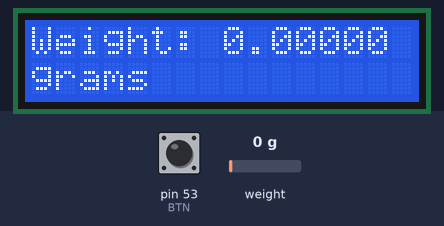
Bench run of a sketch on a simulated Arduino Mega 2560, built with avr-gcc and run on an emulated ATmega2560. Parts: 16×2 character LCD. The inputs (shaded band) are chosen by the test bench; at power-on: weight on the scale 0 g, pin 53 (BTN) LOW. What the sketch prints to the serial monitor is not drawn.

Above: at 2.2 s.
2.3 s: weight on the scale set to 100 g
At 5.2 s:
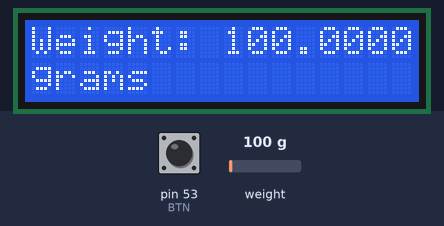
9.0 s: weight on the scale set to 1250 g
At 11.5 s:
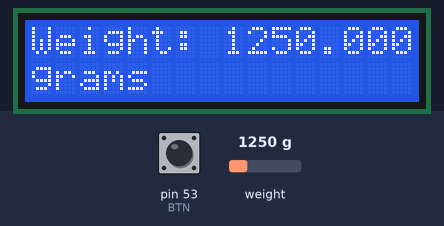
12.4 s: weight on the scale set to 2500 g
At 14.8 s:
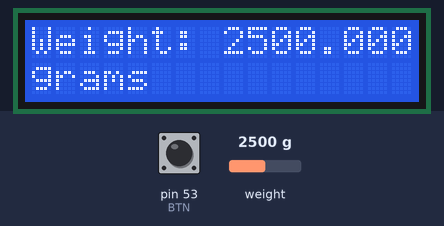
Timing chart, 0 to 16.3 s (numbered marks = the images above; inputs shaded):
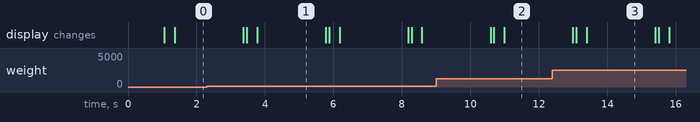

The sketch:

sketch_jun05a.ino
```cpp
// (licence header left out)
#include "HX711.h"
#include <LiquidCrystal.h>// include the library code

#define DOUT  3
#define CLK  2
#define BTN 53

HX711 scale;
LiquidCrystal lcd(51,49,47,45,43,41);

int tim = 2000;
int pushed = 0;
void setup() {
  Serial.begin(9600);

  scale.begin(DOUT, CLK);
  scale.set_scale(1029);
  scale.tare(); //Reset the scale to 0

  //setup the LCD
  lcd.begin(16, 2);  // set up the LCD's number of columns and rows:

  Serial.println("Readings:");

  pinMode(BTN, INPUT);
}

void loop()
{
  pushed = digitalRead(BTN);
  if(pushed == HIGH)
  {
    scale.tare();
  }
  lcd.setCursor(0,0);
  lcd.print("Weight: ");
  lcd.print(scale.get_units(3),5);
  lcd.setCursor(0,1);
  lcd.print("grams");
  delay(tim);
  lcd.clear();

  Serial.print("Reading: ");
  Serial.print(scale.get_units(1), 1);
  Serial.print(" grams");
  Serial.println();
}
```

Measured:
- what the display in image 1 shows lasts 2.0 s, from 3.8 s to 5.8 s
